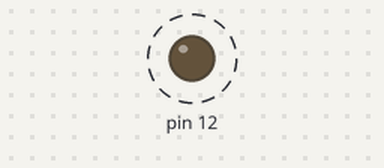
The sketch below on a simulated Arduino Uno, built with avr-gcc and run on an emulated ATmega328P. Shown: output pins drawn as LEDs (lit = HIGH). Dashed ring = blinking.

Above: at 0.5 s.
Timing chart, 0 to 4.6 s (numbered marks = the images above):
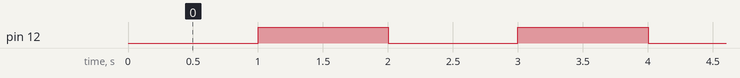

The sketch:

millisdelay.ino
```cpp
//Program to implement blinking without delay function(millis implementation)
/*This program was wirtten by Adithya Selvaprithiviraj
This program is free software: you can redistribute it and/or modify
it under the terms of the GNU General Public License as published by
the Free Software Foundation, either version 3 of the License, or GNU General Public License for more details.

You should have received a copy of the GNU General Public License
along with this program. If not, see <http://www.gnu.org/licenses/>.*/

long int current;
long int previous;
boolean state=0;
void setup()
{
  pinMode(12,OUTPUT);
}
void loop()
{

  current=millis();
  if(current-previous>=1000)
  {
    state=!state;
    previous=current;
  }
  digitalWrite(12,state);
}
```

Measured:
- by itself, pin 12: alternates HIGH for 1.0 s and LOW for 1.0 s
